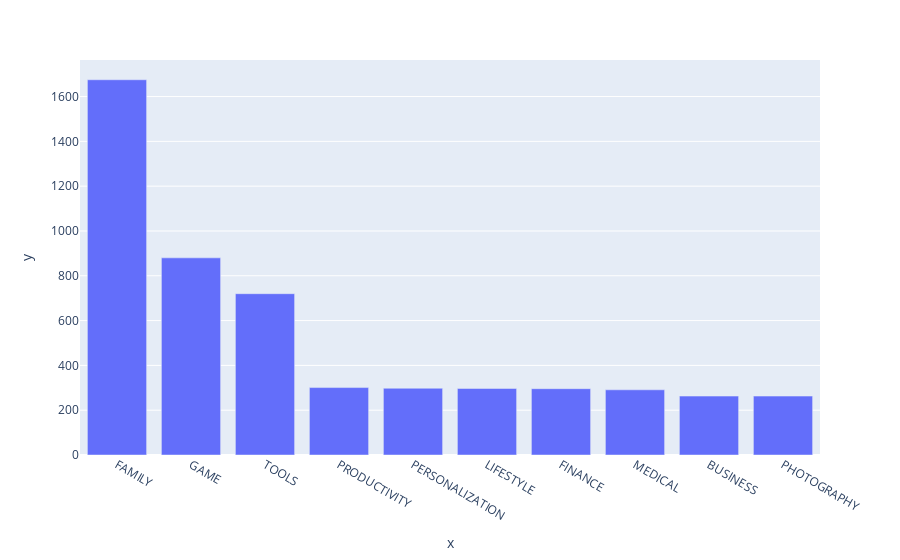

Write notebook code for a chart like this one.
### Markdown cell above
### Vertical Bar Chart - Highest Competition (Number of Apps)

### Code cell
fig = px.bar(x=top_10.index, y=top_10.values)
fig.show()

### Figure 1 — Plotly figure (JSON) as saved in the notebook; plotly's stock layout.template omitted (floating-point values rounded to 4 significant figures)
{"data": [{"hovertemplate": "x=%{x}<br>y=%{y}<extra></extra>", "legendgroup": "", "marker": {"color": "#636efa", "pattern": {"shape": ""}}, "name": "", "orientation": "v", "showlegend": false, "textposition": "auto", "type": "bar", "x": ["FAMILY", "GAME", "TOOLS", "PRODUCTIVITY", "PERSONALIZATION", "LIFESTYLE", "FINANCE", "MEDICAL", "BUSINESS", "PHOTOGRAPHY"], "xaxis": "x", "y": [1675, 880, 720, 301, 298, 297, 296, 291, 263, 263], "yaxis": "y"}], "layout": {"barmode": "relative", "legend": {"tracegroupgap": 0}, "margin": {"t": 60}, "xaxis": {"anchor": "y", "domain": [0, 1], "title": {"text": "x"}}, "yaxis": {"anchor": "x", "domain": [0, 1], "title": {"text": "y"}}}}
